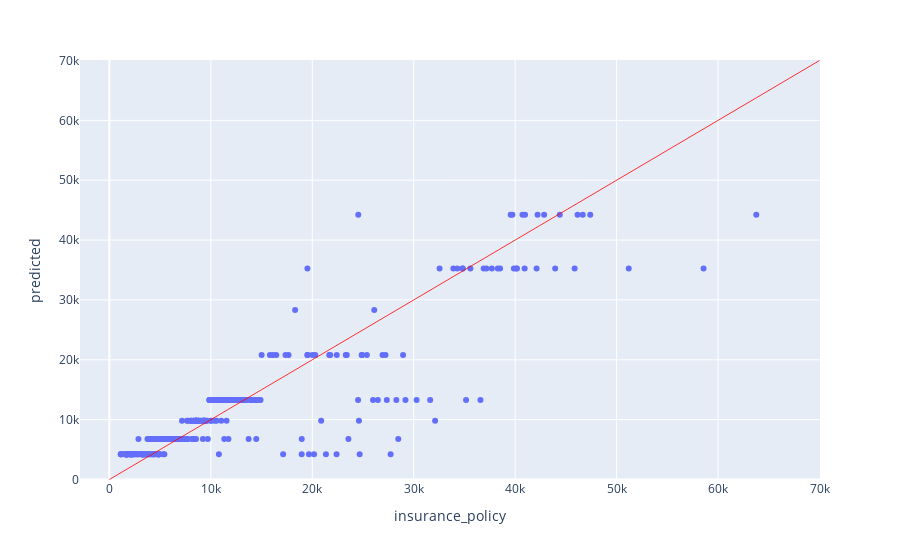

The notebook cell this image was saved under:
### Markdown cell above
Comparing the metrics with our Regression model constructed above, our tree models predictions are obviously better.

### Code cell
import plotly.express as px
fig = px.scatter(comp_df, x='insurance_policy', y='predicted')
fig.add_shape(type='line', x0=0, x1=70000, y0=0, y1=70000, opacity=0.8,
                    line=dict(color='red', width=1, dash='solid'),
                    xref='x', yref='y', layer='above')
fig

### Figure 1 — Plotly figure (JSON) as saved in the notebook; plotly's stock layout.template omitted (floating-point values rounded to 4 significant figures; data arrays with more than 128 entries replaced by an {"elided": "..."} marker saying what was removed)
{"data": [{"hovertemplate": "insurance_policy=%{x}<br>predicted=%{y}<extra></extra>", "legendgroup": "", "marker": {"color": "#636efa", "symbol": "circle"}, "mode": "markers", "name": "", "orientation": "v", "showlegend": false, "type": "scatter", "x": {"elided": "325 int values"}, "xaxis": "x", "y": {"elided": "325 int values"}, "yaxis": "y"}], "layout": {"legend": {"tracegroupgap": 0}, "margin": {"t": 60}, "shapes": [{"layer": "above", "line": {"color": "red", "dash": "solid", "width": 1}, "opacity": 0.8, "type": "line", "x0": 0, "x1": 70000, "xref": "x", "y0": 0, "y1": 70000, "yref": "y"}], "xaxis": {"anchor": "y", "domain": [0, 1], "title": {"text": "insurance_policy"}}, "yaxis": {"anchor": "x", "domain": [0, 1], "title": {"text": "predicted"}}}}
